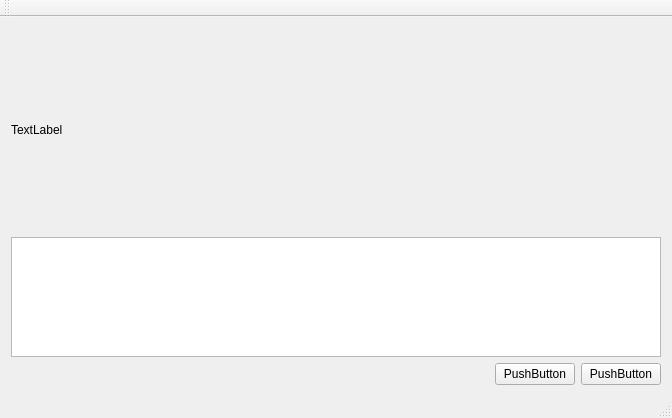
<?xml version="1.0" encoding="UTF-8"?>
<ui version="4.0">
 <class>MainWindow</class>
 <widget class="QMainWindow" name="MainWindow">
  <property name="geometry">
   <rect>
    <x>0</x>
    <y>0</y>
    <width>672</width>
    <height>418</height>
   </rect>
  </property>
  <property name="windowTitle">
   <string>MainWindow</string>
  </property>
  <widget class="QWidget" name="centralWidget">
   <layout class="QVBoxLayout" name="verticalLayout">
    <item>
     <widget class="QLabel" name="label">
      <property name="text">
       <string>TextLabel</string>
      </property>
     </widget>
    </item>
    <item>
     <widget class="QTextEdit" name="textEdit">
      <property name="sizePolicy">
       <sizepolicy hsizetype="Expanding" vsizetype="Minimum">
        <horstretch>0</horstretch>
        <verstretch>0</verstretch>
       </sizepolicy>
      </property>
      <property name="maximumSize">
       <size>
        <width>16777215</width>
        <height>120</height>
       </size>
      </property>
     </widget>
    </item>
    <item>
     <layout class="QHBoxLayout" name="horizontalLayout">
      <item>
       <spacer name="horizontalSpacer">
        <property name="orientation">
         <enum>Qt::Horizontal</enum>
        </property>
        <property name="sizeHint" stdset="0">
         <size>
          <width>40</width>
          <height>20</height>
         </size>
        </property>
       </spacer>
      </item>
      <item>
       <widget class="QPushButton" name="btn_test">
        <property name="text">
         <string>PushButton</string>
        </property>
       </widget>
      </item>
      <item>
       <widget class="QPushButton" name="btn_close">
        <property name="text">
         <string>PushButton</string>
        </property>
       </widget>
      </item>
     </layout>
    </item>
   </layout>
  </widget>
  <widget class="QMenuBar" name="menuBar">
   <property name="geometry">
    <rect>
     <x>0</x>
     <y>0</y>
     <width>672</width>
     <height>23</height>
    </rect>
   </property>
  </widget>
  <widget class="QToolBar" name="mainToolBar">
   <attribute name="toolBarArea">
    <enum>TopToolBarArea</enum>
   </attribute>
   <attribute name="toolBarBreak">
    <bool>false</bool>
   </attribute>
  </widget>
  <widget class="QStatusBar" name="statusBar"/>
 </widget>
 <layoutdefault spacing="6" margin="11"/>
 <resources/>
 <connections/>
</ui>
